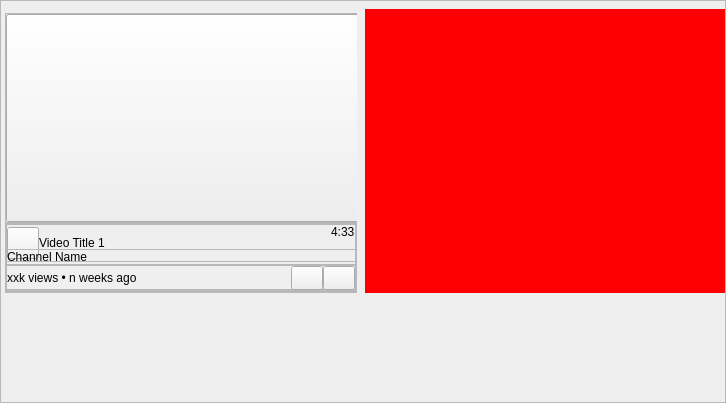
                   <widget class="QWidget" name="scrollAreaWidgetContents">
                    <property name="geometry">
                     <rect>
                      <x>0</x>
                      <y>0</y>
                      <width>724</width>
                      <height>403</height>
                     </rect>
                    </property>
                    <layout class="QHBoxLayout" name="horizontalLayout_scrollAreaWidgetContents">
                     <property name="spacing">
                      <number>0</number>
                     </property>
                     <property name="leftMargin">
                      <number>0</number>
                     </property>
                     <property name="topMargin">
                      <number>0</number>
                     </property>
                     <property name="rightMargin">
                      <number>0</number>
                     </property>
                     <property name="bottomMargin">
                      <number>0</number>
                     </property>
                     <item>
                      <widget class="QFrame" name="videoSpaceFrame">
                       <property name="sizePolicy">
                        <sizepolicy hsizetype="Preferred" vsizetype="Preferred">
                         <horstretch>0</horstretch>
                         <verstretch>0</verstretch>
                        </sizepolicy>
                       </property>
                       <property name="frameShape">
                        <enum>QFrame::StyledPanel</enum>
                       </property>
                       <property name="frameShadow">
                        <enum>QFrame::Raised</enum>
                       </property>
                       <layout class="QGridLayout" name="gridLayout_videoSpaceFrame" columnstretch="0,0">
                        <property name="leftMargin">
                         <number>0</number>
                        </property>
                        <property name="topMargin">
                         <number>8</number>
                        </property>
                        <property name="rightMargin">
                         <number>0</number>
                        </property>
                        <property name="bottomMargin">
                         <number>4</number>
                        </property>
                        <property name="spacing">
                         <number>4</number>
                        </property>
                        <item row="1" column="0">
                         <spacer name="verticalSpacer_2">
                          <property name="orientation">
                           <enum>Qt::Vertical</enum>
                          </property>
                          <property name="sizeHint" stdset="0">
                           <size>
                            <width>20</width>
                            <height>40</height>
                           </size>
                          </property>
                         </spacer>
                        </item>
                        <item row="0" column="0">
                         <widget class="QWidget" name="videoContainer" native="true">
                          <property name="sizePolicy">
                           <sizepolicy hsizetype="Preferred" vsizetype="Expanding">
                            <horstretch>0</horstretch>
                            <verstretch>0</verstretch>
                           </sizepolicy>
                          </property>
                          <property name="minimumSize">
                           <size>
                            <width>360</width>
                            <height>284</height>
                           </size>
                          </property>
                          <property name="maximumSize">
                           <size>
                            <width>640</width>
                            <height>442</height>
                           </size>
                          </property>
                          <property name="styleSheet">
                           <string notr="true"/>
                          </property>
                          <layout class="QVBoxLayout" name="verticalLayout_videoContainer" stretch="0,0">
                           <property name="spacing">
                            <number>0</number>
                           </property>
                           <property name="leftMargin">
                            <number>4</number>
                           </property>
                           <property name="topMargin">
                            <number>4</number>
                           </property>
                           <property name="rightMargin">
                            <number>4</number>
                           </property>
                           <property name="bottomMargin">
                            <number>0</number>
                           </property>
                           <item>
                            <widget class="QFrame" name="videoThumbnailFrame">
                             <property name="minimumSize">
                              <size>
                               <width>0</width>
                               <height>0</height>
                              </size>
                             </property>
                             <property name="maximumSize">
                              <size>
                               <width>16777215</width>
                               <height>360</height>
                              </size>
                             </property>
                             <property name="frameShape">
                              <enum>QFrame::StyledPanel</enum>
                             </property>
                             <property name="frameShadow">
                              <enum>QFrame::Raised</enum>
                             </property>
                             <layout class="QVBoxLayout" name="verticalLayout_videoThumbnailFrame">
                              <property name="spacing">
                               <number>0</number>
                              </property>
                              <property name="leftMargin">
                               <number>0</number>
                              </property>
                              <property name="topMargin">
                               <number>0</number>
                              </property>
                              <property name="rightMargin">
                               <number>0</number>
                              </property>
                              <property name="bottomMargin">
                               <number>0</number>
                              </property>
                              <item>
                               <widget class="QPushButton" name="videoThumbnailBtn">
                                <property name="sizePolicy">
                                 <sizepolicy hsizetype="Expanding" vsizetype="Expanding">
                                  <horstretch>0</horstretch>
                                  <verstretch>0</verstretch>
                                 </sizepolicy>
                                </property>
                                <property name="minimumSize">
                                 <size>
                                  <width>360</width>
                                  <height>202</height>
                                 </size>
                                </property>
                                <property name="maximumSize">
                                 <size>
                                  <width>16777215</width>
                                  <height>360</height>
                                 </size>
                                </property>
                                <property name="cursor">
                                 <cursorShape>PointingHandCursor</cursorShape>
                                </property>
                                <property name="text">
                                 <string/>
                                </property>
                                <property name="icon">
                                 <iconset resource="res.qrc">
                                  <normaloff>:/icons/icons/youtube.svg</normaloff>:/icons/icons/youtube.svg</iconset>
                                </property>
                                <property name="iconSize">
                                 <size>
                                  <width>202</width>
                                  <height>202</height>
                                 </size>
                                </property>
                               </widget>
                              </item>
                             </layout>
                            </widget>
                           </item>
                           <item>
                            <widget class="QFrame" name="videoInfoFrame">
                             <property name="minimumSize">
                              <size>
                               <width>240</width>
                               <height>0</height>
                              </size>
                             </property>
                             <property name="maximumSize">
                              <size>
                               <width>16777215</width>
                               <height>70</height>
                              </size>
                             </property>
                             <property name="frameShape">
                              <enum>QFrame::StyledPanel</enum>
                             </property>
                             <property name="frameShadow">
                              <enum>QFrame::Raised</enum>
                             </property>
                             <layout class="QVBoxLayout" name="verticalLayout_videoInfoFrame" stretch="0,2,2,0">
                              <property name="spacing">
                               <number>0</number>
                              </property>
                              <property name="leftMargin">
                               <number>0</number>
                              </property>
                              <property name="topMargin">
                               <number>0</number>
                              </property>
                              <property name="rightMargin">
                               <number>0</number>
                              </property>
                              <property name="bottomMargin">
                               <number>0</number>
                              </property>
                              <item>
                               <widget class="QFrame" name="videoTitleFrame">
                                <property name="minimumSize">
                                 <size>
                                  <width>0</width>
                                  <height>38</height>
                                 </size>
                                </property>
                                <property name="frameShape">
                                 <enum>QFrame::StyledPanel</enum>
                                </property>
                                <property name="frameShadow">
                                 <enum>QFrame::Raised</enum>
                                </property>
                                <layout class="QHBoxLayout" name="horizontalLayout_videoTitleFrame">
                                 <property name="spacing">
                                  <number>0</number>
                                 </property>
                                 <property name="leftMargin">
                                  <number>0</number>
                                 </property>
                                 <property name="topMargin">
                                  <number>0</number>
                                 </property>
                                 <property name="rightMargin">
                                  <number>0</number>
                                 </property>
                                 <property name="bottomMargin">
                                  <number>0</number>
                                 </property>
                                 <item>
                                  <widget class="QPushButton" name="channelIconBtn">
                                   <property name="minimumSize">
                                    <size>
                                     <width>28</width>
                                     <height>28</height>
                                    </size>
                                   </property>
                                   <property name="maximumSize">
                                    <size>
                                     <width>32</width>
                                     <height>32</height>
                                    </size>
                                   </property>
                                   <property name="text">
                                    <string/>
                                   </property>
                                   <property name="icon">
                                    <iconset resource="res.qrc">
                                     <normaloff>:/icons/icons/chrome.svg</normaloff>:/icons/icons/chrome.svg</iconset>
                                   </property>
                                   <property name="iconSize">
                                    <size>
                                     <width>30</width>
                                     <height>30</height>
                                    </size>
                                   </property>
                                  </widget>
                                 </item>
                                 <item>
                                  <widget class="QLabel" name="videoTitleLabel">
                                   <property name="text">
                                    <string>Video Title 1</string>
                                   </property>
                                  </widget>
                                 </item>
                                 <item alignment="Qt::AlignRight|Qt::AlignTop">
                                  <widget class="QLabel" name="videoDurationLabel">
                                   <property name="minimumSize">
                                    <size>
                                     <width>0</width>
                                     <height>12</height>
                                    </size>
                                   </property>
                                   <property name="text">
                                    <string>4:33</string>
                                   </property>
                                  </widget>
                                 </item>
                                </layout>
                               </widget>
                              </item>
                              <item>
                               <widget class="QFrame" name="channelFrame">
                                <property name="frameShape">
                                 <enum>QFrame::StyledPanel</enum>
                                </property>
                                <property name="frameShadow">
                                 <enum>QFrame::Raised</enum>
                                </property>
                                <layout class="QHBoxLayout" name="horizontalLayout_channelFrame">
                                 <property name="spacing">
                                  <number>0</number>
                                 </property>
                                 <property name="leftMargin">
                                  <number>0</number>
                                 </property>
                                 <property name="topMargin">
                                  <number>0</number>
                                 </property>
                                 <property name="rightMargin">
                                  <number>0</number>
                                 </property>
                                 <property name="bottomMargin">
                                  <number>0</number>
                                 </property>
                                 <item>
                                  <widget class="QLabel" name="channelNameLabel">
                                   <property name="text">
                                    <string>Channel Name</string>
                                   </property>
                                   <property name="wordWrap">
                                    <bool>false</bool>
                                   </property>
                                  </widget>
                                 </item>
                                </layout>
                               </widget>
                              </item>
                              <item alignment="Qt::AlignTop">
                               <widget class="QFrame" name="viewsAgeFrame">
                                <property name="frameShape">
                                 <enum>QFrame::StyledPanel</enum>
                                </property>
                                <property name="frameShadow">
                                 <enum>QFrame::Raised</enum>
                                </property>
                                <layout class="QHBoxLayout" name="horizontalLayout_viewsAgeFrame" stretch="0,0,0,0">
                                 <property name="spacing">
                                  <number>0</number>
                                 </property>
                                 <property name="leftMargin">
                                  <number>0</number>
                                 </property>
                                 <property name="topMargin">
                                  <number>0</number>
                                 </property>
                                 <property name="rightMargin">
                                  <number>0</number>
                                 </property>
                                 <property name="bottomMargin">
                                  <number>0</number>
                                 </property>
                                 <item>
                                  <widget class="QLabel" name="viewsLabel">
                                   <property name="text">
                                    <string>xxk views • n weeks ago</string>
                                   </property>
                                   <property name="wordWrap">
                                    <bool>false</bool>
                                   </property>
                                  </widget>
                                 </item>
                                 <item>
                                  <spacer name="horizontalSpacer_16">
                                   <property name="orientation">
                                    <enum>Qt::Horizontal</enum>
                                   </property>
                                   <property name="sizeHint" stdset="0">
                                    <size>
                                     <width>40</width>
                                     <height>20</height>
                                    </size>
                                   </property>
                                  </spacer>
                                 </item>
                                 <item alignment="Qt::AlignRight|Qt::AlignVCenter">
                                  <widget class="QPushButton" name="streamBtn">
                                   <property name="minimumSize">
                                    <size>
                                     <width>24</width>
                                     <height>24</height>
                                    </size>
                                   </property>
                                   <property name="maximumSize">
                                    <size>
                                     <width>32</width>
                                     <height>32</height>
                                    </size>
                                   </property>
                                   <property name="cursor">
                                    <cursorShape>PointingHandCursor</cursorShape>
                                   </property>
                                   <property name="text">
                                    <string/>
                                   </property>
                                   <property name="icon">
                                    <iconset resource="res.qrc">
                                     <normaloff>:/icons/icons/eye.svg</normaloff>:/icons/icons/eye.svg</iconset>
                                   </property>
                                   <property name="iconSize">
                                    <size>
                                     <width>24</width>
                                     <height>24</height>
                                    </size>
                                   </property>
                                  </widget>
                                 </item>
                                 <item alignment="Qt::AlignRight">
                                  <widget class="QPushButton" name="downloadPageRedirectBtn">
                                   <property name="minimumSize">
                                    <size>
                                     <width>24</width>
                                     <height>24</height>
                                    </size>
                                   </property>
                                   <property name="maximumSize">
                                    <size>
                                     <width>32</width>
                                     <height>32</height>
                                    </size>
                                   </property>
                                   <property name="cursor">
                                    <cursorShape>PointingHandCursor</cursorShape>
                                   </property>
                                   <property name="toolTip">
                                    <string>Redirects To Download Window</string>
                                   </property>
                                   <property name="text">
                                    <string/>
                                   </property>
                                   <property name="icon">
                                    <iconset resource="res.qrc">
                                     <normaloff>:/icons/icons/download.svg</normaloff>:/icons/icons/download.svg</iconset>
                                   </property>
                                   <property name="iconSize">
                                    <size>
                                     <width>24</width>
                                     <height>24</height>
                                    </size>
                                   </property>
                                  </widget>
                                 </item>
                                </layout>
                               </widget>
                              </item>
                              <item>
                               <widget class="QFrame" name="downloadRedirectFrame">
                                <property name="frameShape">
                                 <enum>QFrame::StyledPanel</enum>
                                </property>
                                <property name="frameShadow">
                                 <enum>QFrame::Raised</enum>
                                </property>
                                <layout class="QHBoxLayout" name="horizontalLayout_downloadRedirectFrame">
                                 <property name="spacing">
                                  <number>0</number>
                                 </property>
                                 <property name="leftMargin">
                                  <number>0</number>
                                 </property>
                                 <property name="topMargin">
                                  <number>0</number>
                                 </property>
                                 <property name="rightMargin">
                                  <number>0</number>
                                 </property>
                                 <property name="bottomMargin">
                                  <number>0</number>
                                 </property>
                                </layout>
                               </widget>
                              </item>
                             </layout>
                            </widget>
                           </item>
                          </layout>
                         </widget>
                        </item>
                        <item row="0" column="1">
                         <widget class="QWidget" name="widget" native="true">
                          <property name="minimumSize">
                           <size>
                            <width>360</width>
                            <height>0</height>
                           </size>
                          </property>
                          <property name="styleSheet">
                           <string notr="true">* {
	background: red;
}</string>
                          </property>
                         </widget>
                        </item>
                       </layout>
                      </widget>
                     </item>
                    </layout>
                   </widget>
